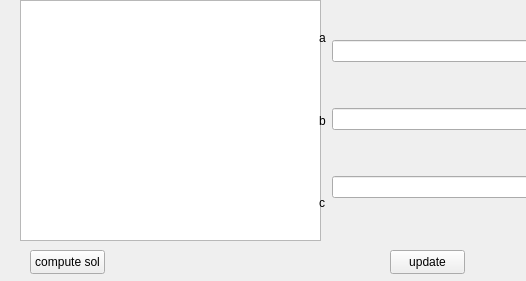
<?xml version="1.0" encoding="UTF-8"?>
<ui version="4.0">
 <class>mainwindow</class>
 <widget class="QWidget" name="mainwindow">
  <property name="geometry">
   <rect>
    <x>0</x>
    <y>0</y>
    <width>526</width>
    <height>281</height>
   </rect>
  </property>
  <property name="windowTitle">
   <string>mainwindow</string>
  </property>
  <widget class="QListWidget" name="listWidget">
   <property name="geometry">
    <rect>
     <x>20</x>
     <y>0</y>
     <width>301</width>
     <height>241</height>
    </rect>
   </property>
  </widget>
  <widget class="QWidget" name="horizontalLayoutWidget">
   <property name="geometry">
    <rect>
     <x>319</x>
     <y>0</y>
     <width>211</width>
     <height>241</height>
    </rect>
   </property>
   <layout class="QHBoxLayout" name="horizontalLayout">
    <item>
     <layout class="QVBoxLayout" name="verticalLayout_2">
      <item>
       <widget class="QLabel" name="label_3">
        <property name="text">
         <string>a</string>
        </property>
       </widget>
      </item>
      <item>
       <widget class="QLabel" name="label_2">
        <property name="text">
         <string>b</string>
        </property>
       </widget>
      </item>
      <item>
       <widget class="QLabel" name="label">
        <property name="text">
         <string>c</string>
        </property>
       </widget>
      </item>
     </layout>
    </item>
    <item>
     <layout class="QVBoxLayout" name="verticalLayout">
      <item>
       <widget class="QLineEdit" name="a"/>
      </item>
      <item>
       <widget class="QLineEdit" name="b"/>
      </item>
      <item>
       <widget class="QLineEdit" name="c"/>
      </item>
     </layout>
    </item>
   </layout>
  </widget>
  <widget class="QPushButton" name="pushButton">
   <property name="geometry">
    <rect>
     <x>390</x>
     <y>250</y>
     <width>75</width>
     <height>24</height>
    </rect>
   </property>
   <property name="text">
    <string>update</string>
   </property>
  </widget>
  <widget class="QPushButton" name="solutions">
   <property name="geometry">
    <rect>
     <x>30</x>
     <y>250</y>
     <width>75</width>
     <height>24</height>
    </rect>
   </property>
   <property name="text">
    <string>compute sol</string>
   </property>
  </widget>
  <widget class="QLabel" name="x1">
   <property name="geometry">
    <rect>
     <x>120</x>
     <y>260</y>
     <width>49</width>
     <height>16</height>
    </rect>
   </property>
   <property name="text">
    <string/>
   </property>
  </widget>
  <widget class="QLabel" name="x2">
   <property name="geometry">
    <rect>
     <x>190</x>
     <y>260</y>
     <width>49</width>
     <height>16</height>
    </rect>
   </property>
   <property name="text">
    <string/>
   </property>
  </widget>
 </widget>
 <resources/>
 <connections/>
</ui>
